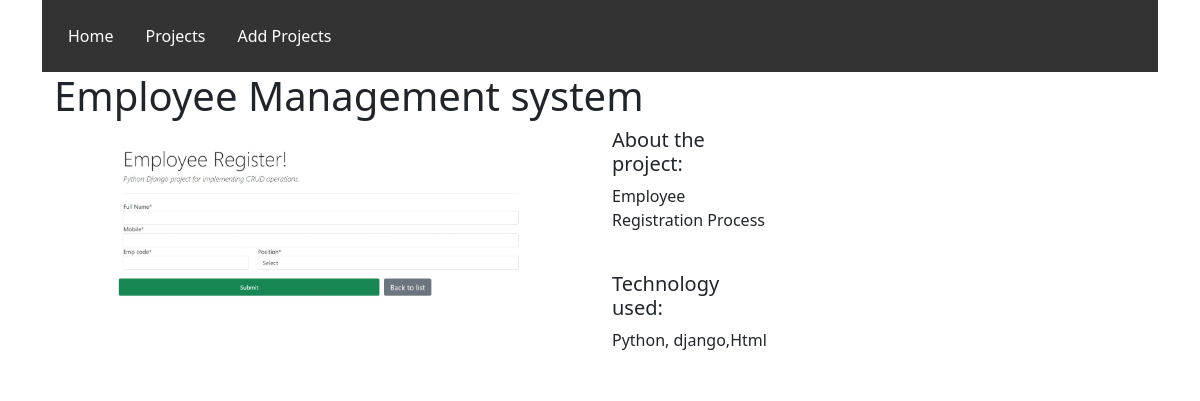
Page /2/ on the committed database.
### portfolio/models.py (models this page shows, shortened)
class Project(models.Model):
    title = models.CharField(max_length=100)
    description = models.TextField()
    technology = models.CharField(max_length=20)
    link = models.URLField()
    image = models.FileField(upload_to="project_images/", blank=True)

### portfolio/views.py (the view)
# urls.py: path("<int:pk>/", project_detail, name="project_detail"),
def project_detail(request, pk):
    projects = Project.objects.get(pk=pk)
    return render(request, 'details.html', {'project': projects})

### portfolio/templates/details.html
{% extends "base.html" %}
{% load static %}
{% block content %}
<h1>{{ project.title }}</h1>
<div class="row">
    <div class="col-md-6">
        {% if project.image %}
            <img src="{{ project.image.url }}" width="100%">
        {% endif %}
    </div>
    <div class="col-md-2">
        <h5>About the project:</h5>
        <p>{{ project.description }}</p>
        <br>
        <h5>Technology used:</h5>
        <p>{{ project.technology }}</p>
    </div>
</div>
{% endblock %}

### rows in the picture
Project: title "Employee Management system", image (picture), description "Employee Registration Process", technology "Python, django,Html"
